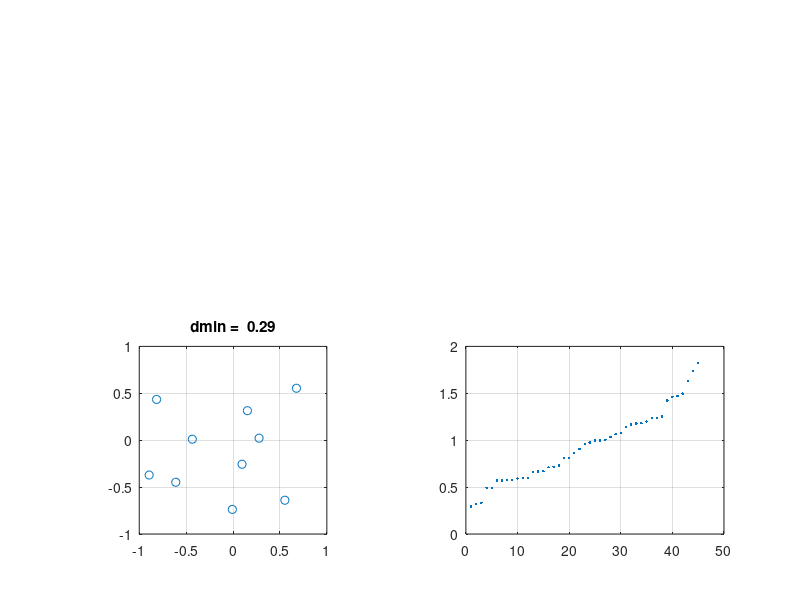

MATLAB code for this plot: (Note: this script raises an error after producing the figure.)
clear
M=10;
Lruns=1000;
mr = zeros(Lruns,1);
x=zeros(M,2,Lruns);
d=zeros(M*(M-1)/2,Lruns);
UU=1;
for ir=1:Lruns
    if UU
        rho = rand(M,1);
        phi = 360*rand(M,1);
    else
        rho = ones(M,1);
        phi = (0:M-1)'*360/M;
    end
    x(:,1,ir) = rho .* cos(phi*pi/180);
    x(:,2,ir) = rho .* sin(phi*pi/180);
    cp=0;
    for im1=1:M-1
        for im2=im1+1:M
            cp=cp+1;
            d(cp,ir)=norm(x(im1,:,ir)-x(im2,:,ir));
        end
    end
    mr(ir) = min(d(:,ir));
end

[mm,indmm] = max(mr);
%%
figure(1)
if UU
    subplot(223)
    
    plot(x(:,1,indmm),x(:,2,indmm),'o')
    grid on
    set(gca,'xlim',[-1 1])
    set(gca,'ylim',[-1 1])
    axis('square')
    title(sprintf('dmin = %5.2f',mm))
    
    subplot(224)
    plot(sort(d(:,indmm)),'.')
    grid on
    
else
    subplot(221)
    plot(x(:,1,indmm),x(:,2,indmm),'o')
    grid on
    set(gca,'xlim',[-1 1])
    set(gca,'ylim',[-1 1])
    axis('square')
    title(sprintf('dmin = %5.2f',mm))
    subplot(222)
    plot(sort(d(:,indmm)),'.')
    grid on
end
%%

newX = transform2isotrop(squeeze(x(:,:,indmm))');

XXTnew = newX*newX';

%%
HorizontalSize = 16;
VerticalSize   = 10;
set(gcf,'units','centimeters');
set(gcf,'paperunits','centimeters');
set(gcf,'PaperType','a3');
set(gcf,'position',[0 5 HorizontalSize VerticalSize]);
%         set(gcf,'position',[0 5 HorizontalSize VerticalSize]);
set(gcf,'paperposition',[0 0 HorizontalSize VerticalSize]);
set(gcf,'color', [1,1,0.92]);
set(gcf, 'InvertHardCopy', 'off');


printdirectory  = ' ../../figures/';
fileprintepscmd = sprintf('print -depsc -loose %suniforinterdistances.eps',printdirectory);
fileeps2pdfcmd  = sprintf('!/Library/TeX/texbin/epstopdf %suniforinterdistances.eps',printdirectory);
filermcmd       = sprintf('!rm %suniforinterdistances.eps',printdirectory);

figure(1)
% eval(fileprintepscmd)
% eval(fileeps2pdfcmd)
% eval(filermcmd)